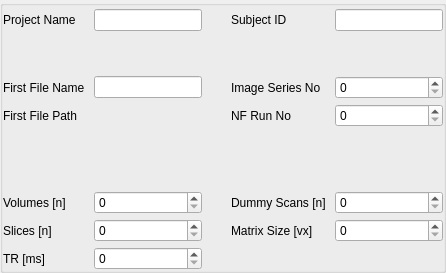
                            <widget class="QGroupBox" name="groupBox_2">
                                <property name="autoFillBackground">
                                    <bool>false</bool>
                                </property>
                                <property name="title">
                                    <string/>
                                </property>
                                <property name="flat">
                                    <bool>true</bool>
                                </property>
                                <layout class="QHBoxLayout" name="horizontalLayout_8">
                                    <property name="spacing">
                                        <number>0</number>
                                    </property>
                                    <property name="leftMargin">
                                        <number>0</number>
                                    </property>
                                    <property name="topMargin">
                                        <number>3</number>
                                    </property>
                                    <property name="rightMargin">
                                        <number>0</number>
                                    </property>
                                    <property name="bottomMargin">
                                        <number>0</number>
                                    </property>
                                    <item>
                                        <layout class="QGridLayout" name="gridLayout_6">
                                            <property name="horizontalSpacing">
                                                <number>9</number>
                                            </property>
                                            <property name="verticalSpacing">
                                                <number>5</number>
                                            </property>
                                            <item row="3" column="1">
                                                <widget class="QLabel" name="leFirstFilePath">
                                                    <property name="font">
                                                        <font>
                                                            <pointsize>9</pointsize>
                                                        </font>
                                                    </property>
                                                    <property name="text">
                                                        <string/>
                                                    </property>
                                                </widget>
                                            </item>
                                            <item row="3" column="0">
                                                <widget class="QLabel" name="label_14">
                                                    <property name="text">
                                                        <string>First File Path</string>
                                                    </property>
                                                </widget>
                                            </item>
                                            <item row="6" column="1">
                                                <widget class="QSpinBox" name="sbVolumesNr">
                                                    <property name="maximum">
                                                        <number>9999</number>
                                                    </property>
                                                </widget>
                                            </item>
                                            <item row="6" column="0">
                                                <widget class="QLabel" name="label_27">
                                                    <property name="text">
                                                        <string>Volumes [n]</string>
                                                    </property>
                                                </widget>
                                            </item>
                                            <item row="2" column="0">
                                                <widget class="QLabel" name="label_25">
                                                    <property name="text">
                                                        <string>First File Name</string>
                                                    </property>
                                                </widget>
                                            </item>
                                            <item row="6" column="4">
                                                <widget class="QSpinBox" name="sbSkipVol">
                                                    <property name="maximum">
                                                        <number>9999</number>
                                                    </property>
                                                </widget>
                                            </item>
                                            <item row="3" column="4">
                                                <widget class="QSpinBox" name="sbNFRunNr">
                                                    <property name="maximum">
                                                        <number>9999</number>
                                                    </property>
                                                </widget>
                                            </item>
                                            <item row="8" column="0">
                                                <widget class="QLabel" name="label_31">
                                                    <property name="text">
                                                        <string>TR [ms]</string>
                                                    </property>
                                                </widget>
                                            </item>
                                            <item row="3" column="3">
                                                <widget class="QLabel" name="label_19">
                                                    <property name="text">
                                                        <string>NF Run No</string>
                                                    </property>
                                                </widget>
                                            </item>
                                            <item row="0" column="1">
                                                <widget class="QLineEdit" name="leProjName"/>
                                            </item>
                                            <item row="7" column="3">
                                                <widget class="QLabel" name="label_30">
                                                    <property name="text">
                                                        <string>Matrix Size [vx]</string>
                                                    </property>
                                                </widget>
                                            </item>
                                            <item row="0" column="4">
                                                <widget class="QLineEdit" name="leSubjectID"/>
                                            </item>
                                            <item row="2" column="1">
                                                <widget class="QLineEdit" name="leFirstFile"/>
                                            </item>
                                            <item row="2" column="3">
                                                <widget class="QLabel" name="label_23">
                                                    <property name="text">
                                                        <string>Image Series No</string>
                                                    </property>
                                                </widget>
                                            </item>
                                            <item row="0" column="0">
                                                <widget class="QLabel" name="label_20">
                                                    <property name="text">
                                                        <string>Project Name</string>
                                                    </property>
                                                </widget>
                                            </item>
                                            <item row="6" column="3">
                                                <widget class="QLabel" name="label_28">
                                                    <property name="text">
                                                        <string>Dummy Scans [n]</string>
                                                    </property>
                                                </widget>
                                            </item>
                                            <item row="0" column="3">
                                                <widget class="QLabel" name="label_22">
                                                    <property name="text">
                                                        <string>Subject ID</string>
                                                    </property>
                                                </widget>
                                            </item>
                                            <item row="8" column="1">
                                                <widget class="QSpinBox" name="sbTR">
                                                    <property name="maximum">
                                                        <number>9999</number>
                                                    </property>
                                                </widget>
                                            </item>
                                            <item row="7" column="4">
                                                <widget class="QSpinBox" name="sbMatrixSize">
                                                    <property name="maximum">
                                                        <number>9999</number>
                                                    </property>
                                                </widget>
                                            </item>
                                            <item row="7" column="0">
                                                <widget class="QLabel" name="label_29">
                                                    <property name="text">
                                                        <string>Slices [n]</string>
                                                    </property>
                                                </widget>
                                            </item>
                                            <item row="2" column="4">
                                                <widget class="QSpinBox" name="sbImgSerNr">
                                                    <property name="maximum">
                                                        <number>9999</number>
                                                    </property>
                                                </widget>
                                            </item>
                                            <item row="7" column="1">
                                                <widget class="QSpinBox" name="sbSlicesNr">
                                                    <property name="maximum">
                                                        <number>9999</number>
                                                    </property>
                                                </widget>
                                            </item>
                                            <item row="1" column="2">
                                                <spacer name="verticalSpacer_3">
                                                    <property name="orientation">
                                                        <enum>Qt::Vertical</enum>
                                                    </property>
                                                    <property name="sizeHint" stdset="0">
                                                        <size>
                                                            <width>20</width>
                                                            <height>40</height>
                                                        </size>
                                                    </property>
                                                </spacer>
                                            </item>
                                            <item row="4" column="1">
                                                <widget class="QLabel" name="lbFilePathStatus">
                                                    <property name="font">
                                                        <font>
                                                            <pointsize>9</pointsize>
                                                        </font>
                                                    </property>
                                                    <property name="text">
                                                        <string/>
                                                    </property>
                                                </widget>
                                            </item>
                                            <item row="5" column="2">
                                                <spacer name="verticalSpacer_8">
                                                    <property name="orientation">
                                                        <enum>Qt::Vertical</enum>
                                                    </property>
                                                    <property name="sizeHint" stdset="0">
                                                        <size>
                                                            <width>20</width>
                                                            <height>40</height>
                                                        </size>
                                                    </property>
                                                </spacer>
                                            </item>
                                        </layout>
                                    </item>
                                </layout>
                            </widget>
